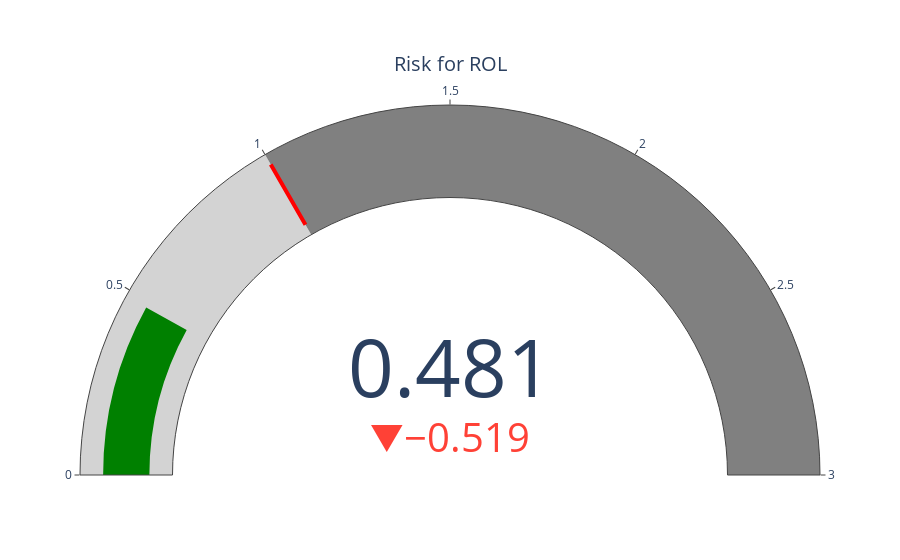

Source (notebook cell):
### Code cell
fig = go.Figure(go.Indicator(
    domain = {'x': [0, 1], 'y': [0, 1]},
    value = beta_dict['ROL'],
    mode = "gauge+number+delta",
    title = {'text': "Risk for ROL"},
    delta = {'reference': 1},
    gauge = {'axis': {'range': [0, 3]},
             'steps' : [
                 {'range': [0, 1], 'color': "lightgray"},
                 {'range': [1, 3], 'color': "gray"}],
             'threshold' : {'line': {'color': "red", 'width': 4}, 'thickness': 0.75, 'value': 1.0}}))

plotly.offline.iplot(fig, filename='jupyter-parametric_plot')

### Figure 1 — Plotly figure (JSON) as saved in the notebook; plotly's stock layout.template omitted (floating-point values rounded to 4 significant figures)
{"data": [{"delta": {"reference": 1}, "domain": {"x": [0, 1], "y": [0, 1]}, "gauge": {"axis": {"range": [0, 3]}, "steps": [{"color": "lightgray", "range": [0, 1]}, {"color": "gray", "range": [1, 3]}], "threshold": {"line": {"color": "red", "width": 4}, "thickness": 0.75, "value": 1}}, "mode": "gauge+number+delta", "title": {"text": "Risk for ROL"}, "type": "indicator", "value": 0.4809}], "layout": {}}
